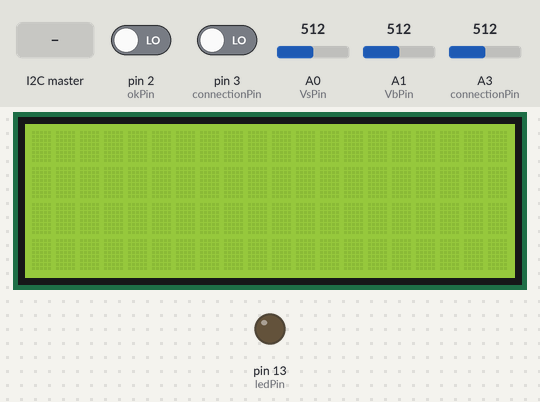
Simulated run of this sketch. Board: Arduino Uno, built with avr-gcc and run on an emulated ATmega328P. Parts: 20×4 character LCD, output pins drawn as LEDs (lit = HIGH). Inputs (shaded band) come from the test bench; at power-on: A3 (connectionPin) = 512, pin 2 (okPin) LOW, pin 3 (connectionPin) LOW, A0 (VsPin) = 512, A1 (VbPin) = 512. What the sketch prints to the serial monitor is not drawn.

Above: at 1.2 s.
1.3 s: A3 (connectionPin) set to 243
2.8 s: A3 (connectionPin) set to 212
At 4.0 s:
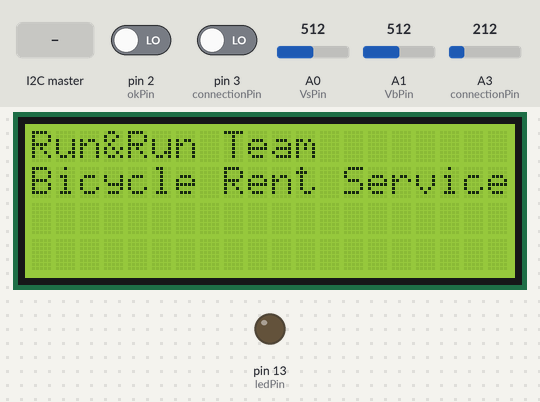
4.3 s: the I2C master sends the byte 1
At 6.2 s:
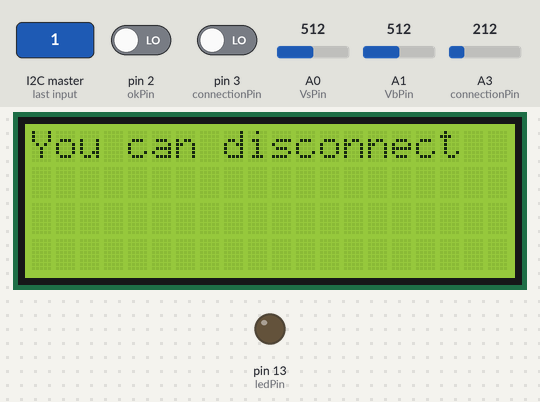
6.9 s: A3 (connectionPin) set to 235
At 8.6 s:
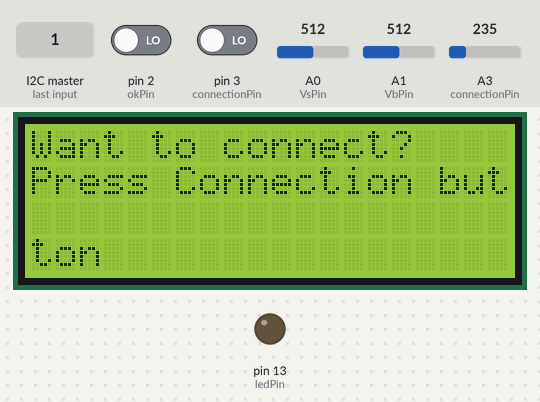
9.9 s: A3 (connectionPin) set to 215
11.6 s: A3 (connectionPin) set to 265
At 13.3 s:
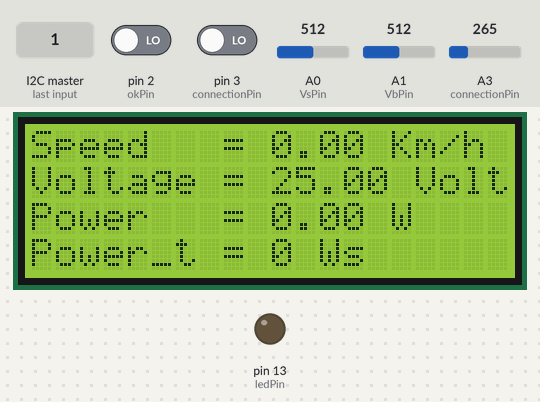
Timing chart, 0 to 14.8 s (numbered marks = the images above; inputs shaded):
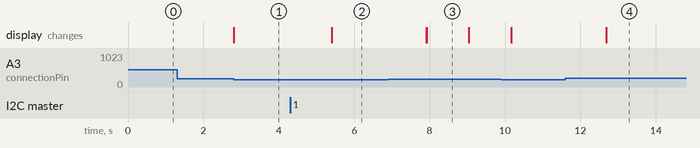

The sketch:

bicycle-slave.ino
```cpp
 //2015_8_19
//Run&Run Team, Sin Yu Seung
//Slave
//ATmega328P-PU on Board Program
//for more info - http://blog.naver.com/sinu8361

#include <LiquidCrystal.h> //for Lcd display
LiquidCrystal lcd(7, 6, 11, 12, 4, 3); //pin number here
#include <Wire.h> //for I2C
const int ledPin = 13;
volatile byte rpmcount; //for rpm_function
int rpm; //out Rotation Per Minute
//unsigned long timeold; //for calculate time
const int VsPin = 0; //Source Voltage sensing pin
const int VbPin = 1; //Battery Voltage sensing pin
double Vs; //Source Voltage
double Vb; //Battery Voltage
const int Vs_Rraito = 10; //Voltage sensing R ratio
const int Vb_Rraito = 10;
double I; //Amp_Source to Battery
const int I_calR = 1.2; //Amp sensing R
double W = 0; //power
double totalWatt = 0; //for average w_cal function
unsigned int average = 0;
double averageWatt;
double Wa; //for wh_cal function
double Wb;
unsigned long Ta;
unsigned long Tb;
double Ws;
unsigned long totalWs = 1;
bool State = false;
const int okPin = 2; //ok botton Pin
const int connectionPin = 3; //connection sensing Pin
bool connectionEnd = true;//for mode sweeping
bool disconnected = false;
int usetime = 0;
int remaintime = 0;
int timereceived = 0;
int alramPin = 10; //pin for alram spk
void rpm_fun()//for RPM calculation
{
   rpmcount++;
}
/*void RPM_cal()//RPM calculate function [TEST CODE]
{
   detachInterrupt(0);
   //rpm = 30*1000/(millis() - timeold)*rpmcount*2;
   rpm = 60000/(millis() - timeold)*rpmcount;
   timeold = millis();
   rpmcount = 0;
   attachInterrupt(1, rpm_fun, FALLING);//Caution!! Do not change this code (ATmega328P-PU's internal Hard Ware program)
}*/
void Power_cal(int VsPin, int VbPin)//Power calculate function
{
  Vs = analogRead(VsPin)/1024.0*5*Vs_Rraito;//V
  Vb = analogRead(VbPin)/1024.0*5*Vb_Rraito;
  I = (Vs - Vb)/I_calR;//A
  W = Vb * I;//W
}
void Wattage_cal(int W)//average w_cal function
{
  totalWatt += W;
  average++;
  averageWatt = totalWatt/average;
}
void wh_cal(int W)//wh_cal function
{
  State = !State;
  if(State)
  {
    Wa = W;
    Ta = millis();
  }
  else
  {
    Wb = W;
    Tb = millis();
    Ws = (Wa + Wb)/2*(Tb - Ta)/1000;
    totalWs += Ws;
  }
}
void remaintime_cal(int usetime)
{
  usetime = millis()/60000;
  remaintime = timereceived - usetime;
}
void Serialprint()//for Jason trasmission to OTG cable
{

   Serial.print("[");
   Serial.print(rpm);
   Serial.print(",");
   Serial.print(W);
   Serial.print(",");
   Serial.print(totalWs-1);
   Serial.println("]");

   /*Serial.println("{"); [TEST CODE]
   Serial.print("  \"Current RPM\":");
   Serial.print("\"");
   Serial.print(rpm);
   Serial.println("\"");
   Serial.print("  \"Watt\":");
   Serial.print("\"");
   Serial.print(W);
   Serial.println("\"");
   Serial.print("  \"Average Watt\":");
   Serial.print("\"");
   Serial.print(averageWatt);
   Serial.println("\"");
   Serial.println("}");

   Serial.print("ws = ");
   Serial.println(Ws);

   Serial.print("total ws = ");
   Serial.println(totalWs-1);
   */
}
void requestEvent()
{
  Wire.write(totalWs);
  totalWs = 0;
  delay(500);
}
void receiveEvent(int howMany)
{
  if(Wire.available());
  {
    timereceived = Wire.read();
  }
}
void alram()
{
  while(true)
  {
    digitalWrite(alramPin, HIGH);
    delay(100);
    digitalWrite(alramPin, LOW);
    delay(100);
  }
}
void setup()
 {
   lcd.begin(20, 4);
   attachInterrupt(1, rpm_fun, FALLING);//Pulse in 3Pin
   pinMode(ledPin, OUTPUT);
   rpmcount = 0;
   rpm = 0;
   //timeold = 0;
   Serial.begin(9600);
   Wire.begin(1);
   Wire.onRequest(requestEvent);
   Wire.onReceive(receiveEvent);
 }
 void loop()
 {
   if((analogRead(connectionPin)<255 && !connectionEnd) && disconnected)//sens the connection
   {
     detachInterrupt(0);
     lcd.clear();
     lcd.print("Want to connect?");
     lcd.setCursor(0, 1);
     lcd.print("Press Connection button");
     lcd.setCursor(0, 2);
     delay(100);
     if(totalWs == 0)//sens the Data reading code confurmed
     {
       lcd.clear();
       lcd.print("Connection progress");
       lcd.setCursor(0,1);
       lcd.print("Reset the value");
       delay(1000);
       //cal the wattage and use time
       //transmission code in here
       //Reset the value
       totalWatt = 0;
       average = 0;
       averageWatt = 0;
       totalWs = 1;
       usetime = 0;
       remaintime = 0;
       timereceived = 0;
       connectionEnd = true;
       disconnected = false;
       digitalWrite(ledPin, HIGH);
       //transmission latch close sig
       lcd.clear();
       lcd.print("Connection end");
       lcd.setCursor(0,1);
       lcd.print("Thanks for using!!");
       delay(4000);
     }
   }
     if(analogRead(connectionPin)<225 && !disconnected)//ready to disconnection
     {
       lcd.clear();
       lcd.print("Run&Run Team");
       lcd.setCursor(0, 1);
       lcd.print("Bicycle Rent Service");
       delay(100);
       //display logo code here
       if(timereceived == !0)//sens the disconntion sig
       {
         disconnected = true;
         delay(1000);
         digitalWrite(ledPin, LOW);
         lcd.clear();
         lcd.print("You can disconnect");
       }
     }
   if(analogRead(connectionPin)>225 && disconnected)//disconnected, calculation
   {
     delay(1000);
     detachInterrupt(0);
     rpm = rpmcount * 60;
     connectionEnd = false;
     //RPM_cal();
     Power_cal(0, 1);
     Wattage_cal(W);
     wh_cal(W);
     //remaintime_cal(usetime);[TEST CODE]

     //delay(1000);
     /*lcd.clear();
     lcd.setCursor(0, 0);
     lcd.print("I Volt(V)=");
     lcd.print(Vs);
     lcd.setCursor(0, 1);
     lcd.print("O Volt(V)=");
     lcd.print(Vb);
     lcd.setCursor(0, 2);
     lcd.print("Current(A)=");
     lcd.print(I);
     lcd.setCursor(0, 3);
     lcd.print("Watt(W)=");
     lcd.print(W);*/

     lcd.clear();
     lcd.setCursor(0, 0);
     lcd.print("Speed   = ");
     double Speed = rpm * 2 * 3.141592 * 0.254 * 60 / 1000;
     lcd.setCursor(10, 0);
     lcd.print(Speed);
     lcd.print(" Km/h");
     lcd.setCursor(0, 1);
     lcd.print("Voltage = ");
     lcd.setCursor(10, 1);
     lcd.print(Vs);
     lcd.print(" Volt");
     lcd.setCursor(0, 2);
     lcd.print("Power   = ");
     lcd.setCursor(10, 2);
     lcd.print(W);
     lcd.print(" W");
     lcd.setCursor(0, 3);
     lcd.print("Power_t = ");
     lcd.setCursor(10, 3);
     lcd.print(totalWs-1);
     lcd.print(" Ws");

     /*if(remaintime < 0)[TEST CODE]
     {
       alram();
     }*/
     Serialprint();
     rpmcount = 0;
     attachInterrupt(0, rpm_fun, FALLING);
  }
 }
```

Measured:
- the behaviour switches between 225 and 224 on A3 (connectionPin) (found by bisection; images 0 and 1)
- after the input at 1.3 s, every drawn part: stays the same
- after the input at 2.8 s, the display: changes at once (image 1)
- after the input at 4.3 s, the display: changes after 1.1 s (image 2)
- after the input at 6.9 s, the display: first changes after 1.0 s (image 3 shows a later state)
- after the input at 11.6 s, the display: changes after 1.1 s (image 4)
- what the display in image 3 shows lasts 1.1 s, from 7.9 s to 9.0 s
